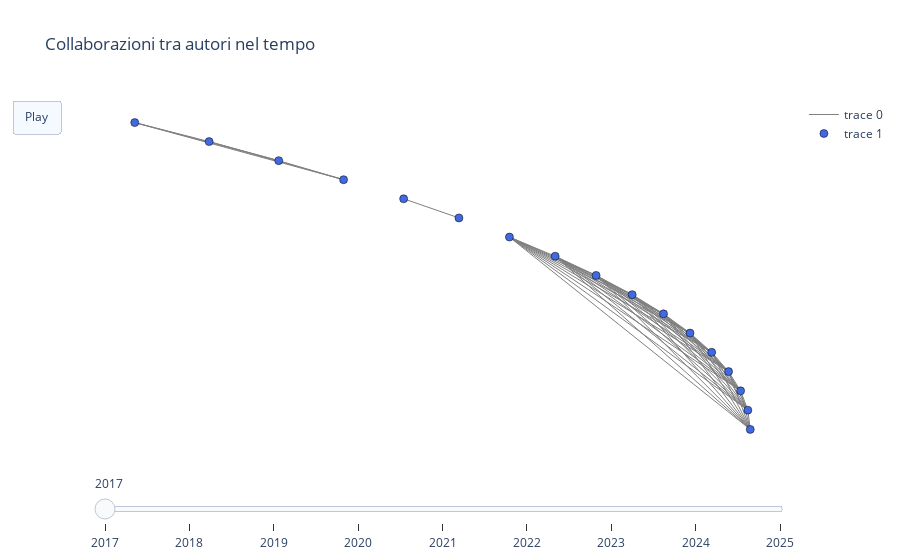

Write notebook code for a chart like this one.
### Code cell
frames = []

for anno in sorted(grafi_per_anno.keys()):
    edge, node = plot_graph_plotly(grafi_per_anno[anno])
    frames.append(
        go.Frame(
            data=[edge, node],
            name=str(anno)
        )
    )

fig = go.Figure(
    data=frames[0].data,
    frames=frames,
    layout=go.Layout(
        title="Collaborazioni tra autori nel tempo",
        paper_bgcolor="white",
        plot_bgcolor="white",

        xaxis=dict(
            showgrid=False,
            zeroline=False,
            visible=False
        ),
        yaxis=dict(
            showgrid=False,
            zeroline=False,
            visible=False
        ),

        updatemenus=[{
            "type": "buttons",
            "buttons": [{
                "label": "Play",
                "method": "animate",
                "args": [
                    None,
                    {
                        "frame": {"duration": 2000, "redraw": True},  # 🔥 rallentato
                        "transition": {"duration": 500},
                        "fromcurrent": True
                    }
                ]
            }]
        }],

        sliders=[{
            "steps": [
                {
                    "method": "animate",
                    "args": [[f.name]],
                    "label": f.name
                }
                for f in frames
            ]
        }]
    )
)

fig.show()

### Figure 1 — Plotly figure (JSON) as saved in the notebook; plotly's stock layout.template omitted (floating-point values rounded to 4 significant figures; data arrays with more than 128 entries replaced by an {"elided": "..."} marker saying what was removed)
{"data": [{"hoverinfo": "none", "line": {"color": "gray", "width": 1}, "mode": "lines", "type": "scatter", "x": {"elided": "186 float values"}, "y": {"elided": "186 float values"}}, {"hoverinfo": "text", "marker": {"color": "royalblue", "line": {"color": "black", "width": 0.5}, "size": 8}, "mode": "markers", "text": ["Altenkirch<br>Collaborazioni: 10", "T.; Chaudhuri<br>Collaborazioni: 10", "K.; Dowek<br>Collaborazioni: 10", "G.; Felty<br>Collaborazioni: 10", "A.; Filinski<br>Collaborazioni: 10", "A.; Miculan<br>Collaborazioni: 10", "M.; Rabe<br>Collaborazioni: 10", "F.; Ricciotti<br>Collaborazioni: 10", "W.; Sacerdoti Coen<br>Collaborazioni: 10", "C.S.; Sojakova<br>Collaborazioni: 10", "K.<br>Collaborazioni: 10", "Corbatto<br>Collaborazioni: 1", "M.<br>Collaborazioni: 1", "Omodeo<br>Collaborazioni: 3", "E.G.; Policriti<br>Collaborazioni: 3", "A.; Tomescu<br>Collaborazioni: 3", "A.I.<br>Collaborazioni: 3"], "type": "scatter", "x": [1.0, 0.9999, 0.9998, 0.9995, 0.9991, 0.9985, 0.9979, 0.9971, 0.9962, 0.9953, 0.9941, 0.9929, 0.9916, 0.9901, 0.9885, 0.9868, 0.985], "y": [-1.691e-09, 0.01083, 0.02166, 0.03249, 0.04332, 0.05414, 0.06495, 0.07576, 0.08656, 0.09734, 0.1081, 0.1189, 0.1296, 0.1404, 0.1511, 0.1618, 0.1725]}], "layout": {"paper_bgcolor": "white", "plot_bgcolor": "white", "sliders": [{"steps": [{"args": [["2017"]], "label": "2017", "method": "animate"}, {"args": [["2018"]], "label": "2018", "method": "animate"}, {"args": [["2019"]], "label": "2019", "method": "animate"}, {"args": [["2020"]], "label": "2020", "method": "animate"}, {"args": [["2021"]], "label": "2021", "method": "animate"}, {"args": [["2022"]], "label": "2022", "method": "animate"}, {"args": [["2023"]], "label": "2023", "method": "animate"}, {"args": [["2024"]], "label": "2024", "method": "animate"}, {"args": [["2025"]], "label": "2025", "method": "animate"}]}], "title": {"text": "Collaborazioni tra autori nel tempo"}, "updatemenus": [{"buttons": [{"args": [null, {"frame": {"duration": 2000, "redraw": true}, "fromcurrent": true, "transition": {"duration": 500}}], "label": "Play", "method": "animate"}], "type": "buttons"}], "xaxis": {"showgrid": false, "visible": false, "zeroline": false}, "yaxis": {"showgrid": false, "visible": false, "zeroline": false}}}
